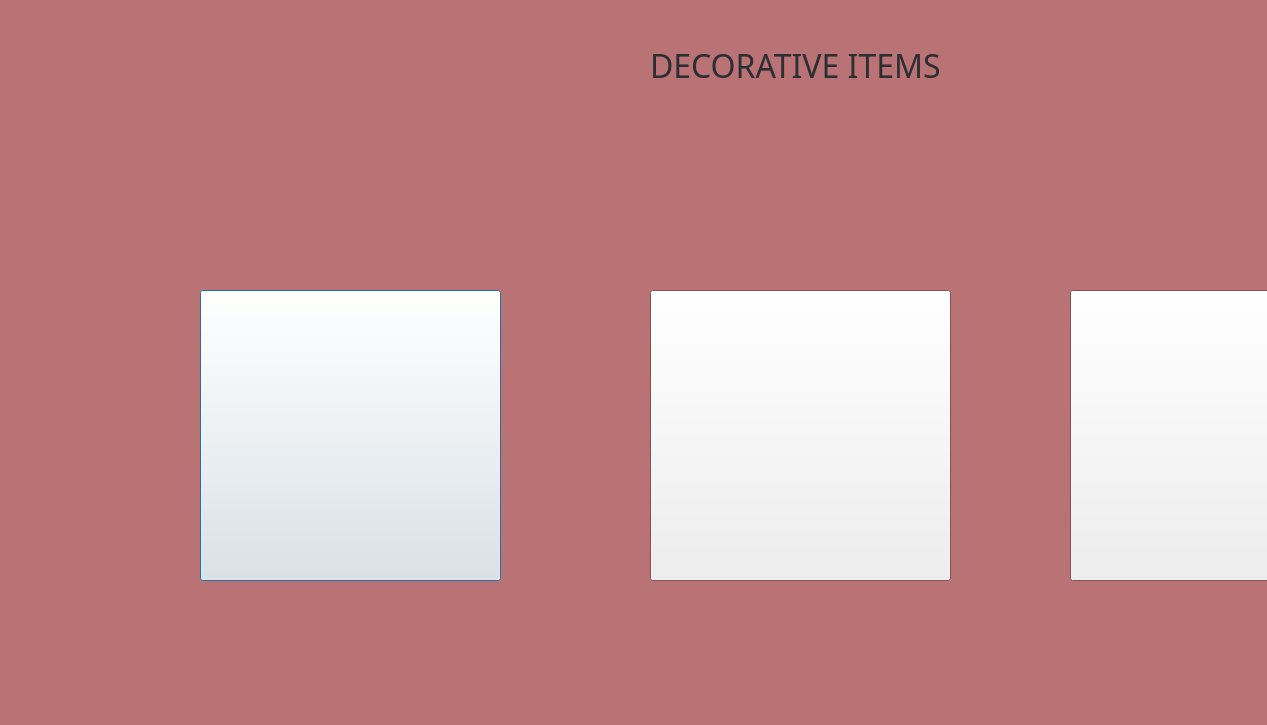
<?xml version="1.0" encoding="UTF-8"?>
<ui version="4.0">
 <class>decItems</class>
 <widget class="QDialog" name="decItems">
  <property name="geometry">
   <rect>
    <x>0</x>
    <y>0</y>
    <width>1267</width>
    <height>725</height>
   </rect>
  </property>
  <property name="palette">
   <palette>
    <active>
     <colorrole role="Window">
      <brush brushstyle="SolidPattern">
       <color alpha="255">
        <red>185</red>
        <green>115</green>
        <blue>117</blue>
       </color>
      </brush>
     </colorrole>
    </active>
    <inactive>
     <colorrole role="Window">
      <brush brushstyle="SolidPattern">
       <color alpha="255">
        <red>185</red>
        <green>115</green>
        <blue>117</blue>
       </color>
      </brush>
     </colorrole>
    </inactive>
    <disabled>
     <colorrole role="Base">
      <brush brushstyle="SolidPattern">
       <color alpha="255">
        <red>185</red>
        <green>115</green>
        <blue>117</blue>
       </color>
      </brush>
     </colorrole>
     <colorrole role="Window">
      <brush brushstyle="SolidPattern">
       <color alpha="255">
        <red>185</red>
        <green>115</green>
        <blue>117</blue>
       </color>
      </brush>
     </colorrole>
    </disabled>
   </palette>
  </property>
  <property name="windowTitle">
   <string>Dialog</string>
  </property>
  <widget class="QLabel" name="label">
   <property name="geometry">
    <rect>
     <x>650</x>
     <y>50</y>
     <width>341</width>
     <height>31</height>
    </rect>
   </property>
   <property name="palette">
    <palette>
     <active>
      <colorrole role="WindowText">
       <brush brushstyle="SolidPattern">
        <color alpha="255">
         <red>45</red>
         <green>45</green>
         <blue>52</blue>
        </color>
       </brush>
      </colorrole>
      <colorrole role="Window">
       <brush brushstyle="SolidPattern">
        <color alpha="255">
         <red>185</red>
         <green>115</green>
         <blue>117</blue>
        </color>
       </brush>
      </colorrole>
     </active>
     <inactive>
      <colorrole role="WindowText">
       <brush brushstyle="SolidPattern">
        <color alpha="255">
         <red>45</red>
         <green>45</green>
         <blue>52</blue>
        </color>
       </brush>
      </colorrole>
      <colorrole role="Window">
       <brush brushstyle="SolidPattern">
        <color alpha="255">
         <red>185</red>
         <green>115</green>
         <blue>117</blue>
        </color>
       </brush>
      </colorrole>
     </inactive>
     <disabled>
      <colorrole role="Base">
       <brush brushstyle="SolidPattern">
        <color alpha="255">
         <red>185</red>
         <green>115</green>
         <blue>117</blue>
        </color>
       </brush>
      </colorrole>
      <colorrole role="Window">
       <brush brushstyle="SolidPattern">
        <color alpha="255">
         <red>185</red>
         <green>115</green>
         <blue>117</blue>
        </color>
       </brush>
      </colorrole>
     </disabled>
    </palette>
   </property>
   <property name="font">
    <font>
     <family>Britannic Bold</family>
     <pointsize>24</pointsize>
    </font>
   </property>
   <property name="text">
    <string>DECORATIVE ITEMS</string>
   </property>
  </widget>
  <widget class="QPushButton" name="decItems1btn">
   <property name="geometry">
    <rect>
     <x>200</x>
     <y>290</y>
     <width>301</width>
     <height>291</height>
    </rect>
   </property>
   <property name="text">
    <string/>
   </property>
  </widget>
  <widget class="QPushButton" name="decItems2btn">
   <property name="geometry">
    <rect>
     <x>650</x>
     <y>290</y>
     <width>301</width>
     <height>291</height>
    </rect>
   </property>
   <property name="text">
    <string/>
   </property>
  </widget>
  <widget class="QPushButton" name="decItems3btn">
   <property name="geometry">
    <rect>
     <x>1070</x>
     <y>290</y>
     <width>301</width>
     <height>291</height>
    </rect>
   </property>
   <property name="text">
    <string/>
   </property>
  </widget>
 </widget>
 <resources/>
 <connections/>
</ui>
